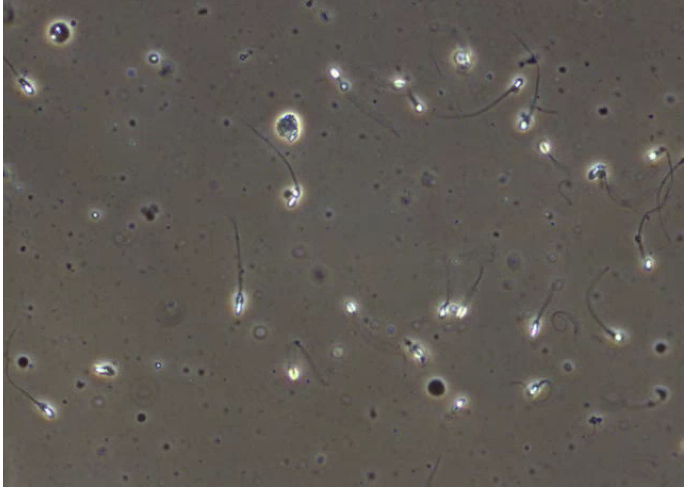
#> input picture paper_visem/figures/v2_assets/a_raw.png, 684 x 492 px; its folder holds 6 pictures in this run
$ python make_v2_fig_pipeline.py
#> lines starting #> are read from the running program, lines starting #| are printed output that depends on the picture
#!/usr/bin/env python3
"""Figure 1 of the v2 draft: horizontal pipeline in the reference paper's style.

Five numbered stage panels from left to right, real VISEM-Tracking frames as
thumbnails, and colour-coded compute: NPU modules blue, CPU modules orange.
All labels are in English (figures aim at an English-language submission).

Thumbnails are cropped from ../figures/fig7_qualitative.png (session 82, frames
27 and 45) into ../figures/v2_assets/ -> a_raw.png, d_deliv.png, e_tracks.png.

    python make_v2_fig_pipeline.py
"""

from __future__ import annotations

from pathlib import Path

import matplotlib

matplotlib.use("Agg")
import matplotlib.pyplot as plt  # noqa: E402
from matplotlib.patches import FancyArrowPatch, FancyBboxPatch  # noqa: E402
from PIL import Image  # noqa: E402

ROOT = Path(__file__).resolve().parent.parent
FIG = ROOT / "figures"
ASSETS = FIG / "v2_assets"

plt.rcParams.update({
    "font.family": "serif",
    "font.serif": ["Times New Roman"],
    "mathtext.fontset": "stix",
    "axes.unicode_minus": False,
    "font.size": 8,
    "savefig.bbox": "tight",
    "savefig.pad_inches": 0.02,
})

NPU_FILL, NPU_EDGE = "#dbe8ff", "#1f6feb"
CPU_FILL, CPU_EDGE = "#fdeccd", "#e08a1e"
PANEL_FILL = ["#f7f8fa", "#eef4ff", "#eef4ff", "#fdf6ec", "#f3f8f3"]
PANEL_EDGE = ["#c9cfd6", "#bcd3f7", "#bcd3f7", "#f0d6ab", "#c8e0c9"]

STAGE_TITLES = ["1. Input", "2. Detector", "3. Detection head", "4. Tracker", "5. Output"]


def save(fig, name: str) -> None:
    matplotlib.rcParams["svg.fonttype"] = "none"   # keep text editable in SVG
    for ext in ("pdf", "png", "svg"):
        fig.savefig(FIG / f"{name}.{ext}", dpi=300)
    plt.close(fig)
    print("wrote", FIG / f"{name}.png")


def panel(ax, x, y, w, h, i):
    ax.add_patch(FancyBboxPatch((x, y), w, h,
                                boxstyle="round,pad=0.35,rounding_size=1.2",
                                linewidth=0.9, facecolor=PANEL_FILL[i],
                                edgecolor=PANEL_EDGE[i], linestyle=(0, (4, 2))))
    ax.text(x + w / 2, y + h + 2.2, STAGE_TITLES[i], ha="center", va="bottom",
            fontsize=8.6, fontweight="bold", color="#333333")


def block(ax, x, y, w, h, text, kind="npu", fs=6.9):
    fill, edge = (NPU_FILL, NPU_EDGE) if kind == "npu" else (CPU_FILL, CPU_EDGE)
    ax.add_patch(FancyBboxPatch((x, y), w, h,
                                boxstyle="round,pad=0.35,rounding_size=1.0",
                                linewidth=1.0, facecolor=fill, edgecolor=edge))
    ax.text(x + w / 2, y + h / 2, text, ha="center", va="center",
            fontsize=fs, linespacing=1.4, color="#1b1b1b")


def thumb(ax, name, x, y, w, h, dx=0.0, dy=0.0, z=3):
    img = Image.open(ASSETS / name)
    ax.imshow(img, extent=(x + dx, x + w + dx, y + dy, y + h + dy),
              aspect="auto", zorder=z)
    ax.add_patch(FancyBboxPatch((x + dx, y + dy), w, h,
                                boxstyle="square,pad=0", linewidth=0.5,
                                facecolor="none", edgecolor="#888", zorder=z + 1))


def arrow(ax, x1, y1, x2, y2, color="#444", lw=1.1, style="-|>"):
    ax.add_patch(FancyArrowPatch((x1, y1), (x2, y2), arrowstyle=style,
                                 mutation_scale=10, linewidth=lw, color=color))


def figure():
    fig, ax = plt.subplots(figsize=(7.2, 3.5))
    ax.set_xlim(0, 100)
    ax.set_ylim(0, 58)
    ax.axis("off")

    w, gap, x0 = 17.4, 3.0, 0.5
    xs = [x0 + i * (w + gap) for i in range(5)]
    py, ph = 24.0, 25.0
    cx = [x + w / 2 for x in xs]

    for i, x in enumerate(xs):
        panel(ax, x, py, w, ph, i)

    # ---- 1. input -----------------------------------------------------------
    for k, (dx, dy) in enumerate([(-1.0, -1.0), (-0.5, -0.5), (0.0, 0.0)]):
        thumb(ax, "a_raw.png", xs[0] + 1.4, py + 8.6, w - 3.4, 13.4,
              dx=dx, dy=dy, z=3 + k)
    ax.text(cx[0], py + 5.6, "Microscope frames", ha="center",
            fontsize=6.9, color="#333")
    ax.text(cx[0], py + 3.8, "640×480", ha="center",
            fontsize=6.4, color="#333")

    # ---- 2. detector --------------------------------------------------------
    block(ax, xs[1] + 1.4, py + 18.6, w - 2.8, 6.4,
          "YOLOv8n\nsingle-class · INT8", kind="npu", fs=6.6)
    thumb(ax, "d_deliv.png", xs[1] + 1.4, py + 4.0, w - 3.4, 12.8)
    ax.text(cx[1], py + 2.0, "Boxes", ha="center",
            fontsize=6.9, color="#333")

    # ---- 3. detection head --------------------------------------------------
    block(ax, xs[2] + 1.4, py + 18.6, w - 2.8, 6.4,
          "P3/8 + GatedCtx\n6,096 params", kind="npu", fs=6.6)
    block(ax, xs[2] + 1.4, py + 10.4, w - 2.8, 6.4,
          "P3-only head\nsingle output", kind="npu", fs=6.6)
    # kept / removed detection branches, as a compact strip instead of prose
    for j, (name, keep) in enumerate((("P3", True), ("P4", False), ("P5", False))):
        bx = xs[2] + 2.0 + j * 4.7
        ax.add_patch(FancyBboxPatch((bx, py + 2.6), 4.0, 3.4,
                                    boxstyle="round,pad=0.12,rounding_size=0.8",
                                    linewidth=0.9,
                                    facecolor=(NPU_FILL if keep else "#f1f2f4"),
                                    edgecolor=(NPU_EDGE if keep else "#b9bec6"),
                                    zorder=3))
        ax.text(bx + 2.0, py + 4.3, name, ha="center", va="center",
                fontsize=6.4, color=("#1b1b1b" if keep else "#8a8f98"), zorder=4)
        if not keep:
            ax.plot([bx + 0.3, bx + 3.7], [py + 3.0, py + 5.6],
                    color="#8a8f98", linewidth=0.9, zorder=4)

    # ---- 4. tracker ---------------------------------------------------------
    block(ax, xs[3] + 1.4, py + 18.6, w - 2.8, 6.4,
          "Association tracker\nevery k frames", kind="cpu", fs=6.6)
    thumb(ax, "e_tracks.png", xs[3] + 1.4, py + 4.0, w - 3.4, 12.8)
    ax.text(cx[3], py + 2.0, "Tracks + IDs", ha="center",
            fontsize=6.9, color="#333")

    # ---- 5. output ----------------------------------------------------------
    for k, (dx, dy) in enumerate([(0.0, 0.0), (0.8, 0.8)]):
        thumb(ax, "e_tracks.png", xs[4] + 1.6, py + 8.8, w - 4.4, 12.0,
              dx=dx, dy=dy, z=3 + k)
    ax.text(cx[4], py + 6.0, "Tracks + kinematics", ha="center",
            fontsize=6.9, color="#333")
    ax.text(cx[4], py + 4.2, "MOTA / HOTA / IDF1", ha="center",
            fontsize=6.9, color="#333")

    # ---- inter-stage arrows -------------------------------------------------
    for i in range(4):
        ax1 = xs[i] + w + 0.5
        arrow(ax, ax1, py + ph / 2, ax1 + gap - 1.0, py + ph / 2)

    # ---- callout 2: export-side changes ------------------------------------
    block(ax, xs[2] - 1.5, 4.6, w + 3.0, 8.8,
          "[1] GatedCtx replaces attention\n"
          "dead branches removed (−46%)",
          kind="npu", fs=5.7)
    arrow(ax, cx[2], py - 0.6, cx[2], 13.6, color=NPU_EDGE)

    # ---- callout 1: inference-side change ----------------------------------
    block(ax, xs[3] + 0.5, 4.6, w + 3.0, 8.8,
          "[2] per-session scale (cues + q90)\n"
          "applied to the output boxes",
          kind="cpu", fs=5.7)
    arrow(ax, cx[3], py - 0.6, cx[3], 13.6, color=CPU_EDGE)

    ax.text(50, 54.6, "Blue: NPU      Orange: CPU",
            ha="center", fontsize=7.0, color="#555")
    save(fig, "fig_v2_01_pipeline")


def main() -> int:
    missing = [n for n in ("a_raw.png", "d_deliv.png", "e_tracks.png")
               if not (ASSETS / n).exists()]
    if missing:
        raise SystemExit(f"missing assets {missing}; run the crop step first")
    figure()
#> in thumb, img is the input picture: PIL image 684x492 RGB; mean R, G, B 96.7, 91.7, 86
#> call 4 of thumb, with name = 'd_deliv.png', x = 22.3, y = 28, w = 14, h = 12.8, dx = 0, dy = 0, z = 3
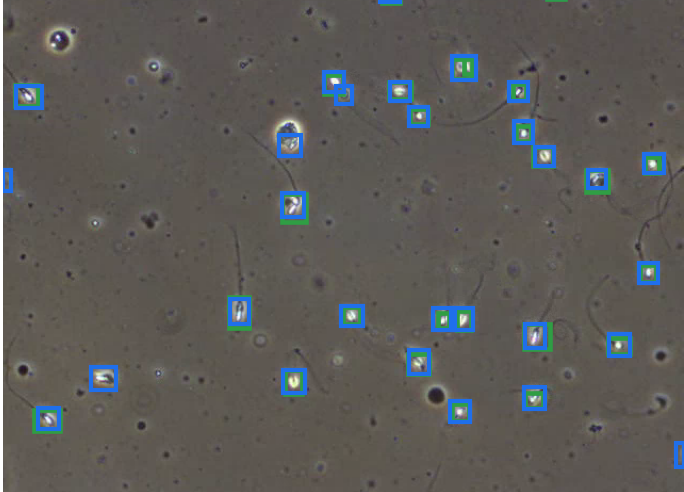
#> input picture paper_visem/figures/v2_assets/d_deliv.png, 684 x 492 px
#> in thumb, img is the input picture: PIL image 684x492 RGB; mean R, G, B 92, 90.6, 87.8
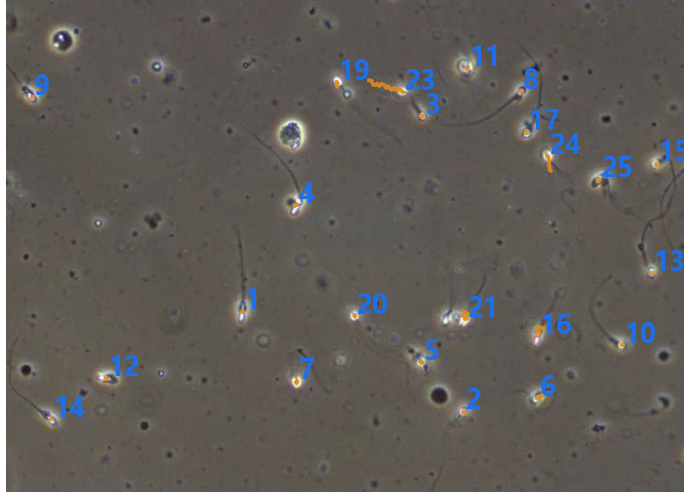
#> input picture paper_visem/figures/v2_assets/e_tracks.png, 684 x 492 px
#> in thumb, img is the input picture: PIL image 684x492 RGB; mean R, G, B 94.9, 90.8, 86.9
#> the loop in save, `for ext in ("pdf", "png", "svg"):` made 3 passes
#> pass 1, in save, `fig.savefig(FIG / f"{name}.{ext}", dpi=300)`:
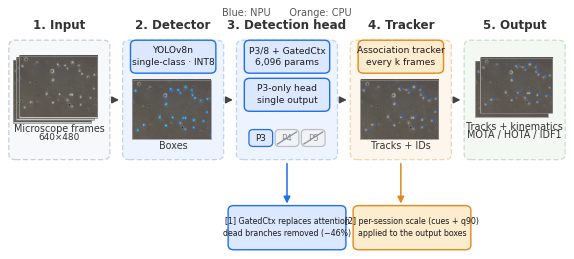
#> figure drawn by matplotlib, 1 panel
    return 0


if __name__ == "__main__":
    raise SystemExit(main())
#> (the program exits here)
